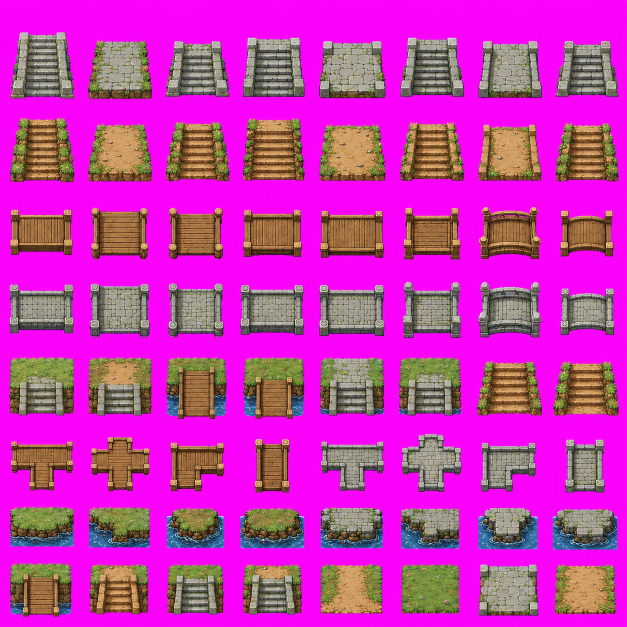
#> input picture tilesets/魔法の階段と橋のピクセルタイル.png, 1254 x 1254 px (shown at 1/2 size)
$ python make_icon.py
#> lines starting #> are read from the running program, lines starting #| are printed output that depends on the picture; after the words box and inside, x2 and y2 are one past the last pixel; in counts of white or black regions, pixels touching at a corner belong together
# -*- coding: utf-8 -*-
"""橋タイルからPWAアイコンを生成"""
import os
import numpy as np
from PIL import Image

HERE = os.path.dirname(__file__)
src = Image.open(os.path.join(HERE, "..", "tilesets", "魔法の階段と橋のピクセルタイル.png")).convert("RGB")
#> src is the input picture: PIL image 1254x1254 RGB; mean R, G, B 196, 53.5, 176.5
# 1段目左端の石階段タイルを切り出す(だいたいの位置から探索)
arr = np.array(src)
diff = arr.astype(np.int32) - np.array([255, 0, 255])
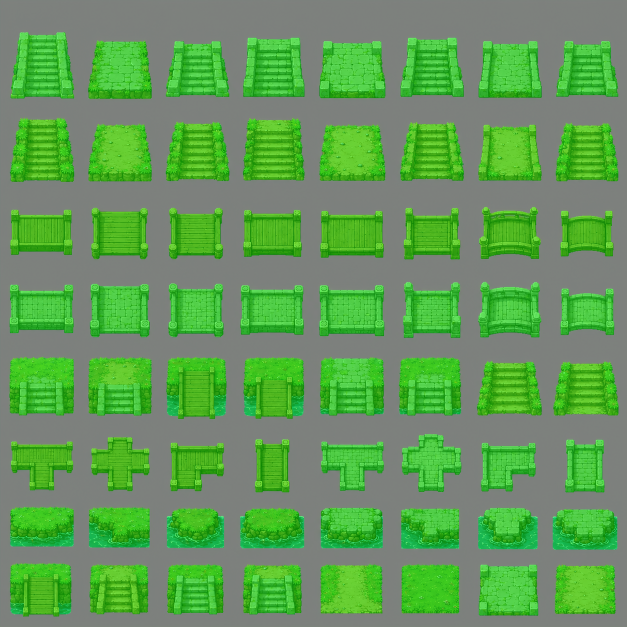
#> diff: shape (1254, 1254, 3) int64 (shown at 1/2 size); mean R, G, B -59, 53.5, -78.5; drawn with min black and max white
mag = np.sqrt((diff ** 2).sum(axis=2)) < 90
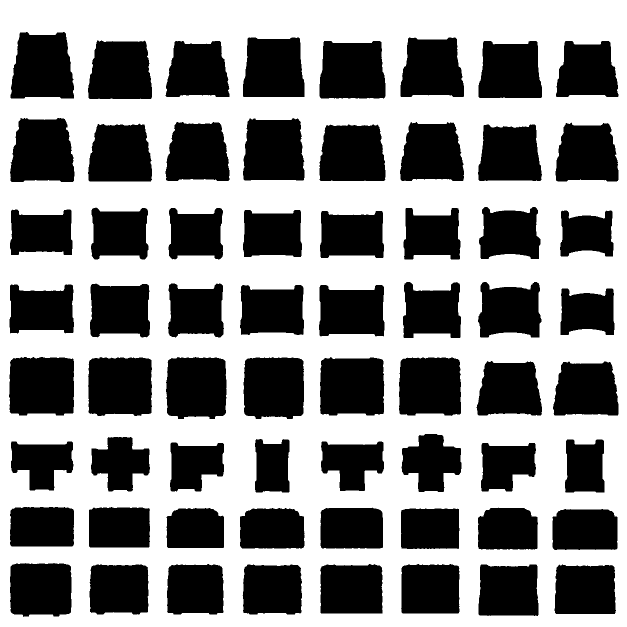
#> mag: shape (1254, 1254) bool (shown at 1/2 size); 54.9% white; 64 black regions, largest, box (x1, y1, x2, y2) and area: (18, 714, 148, 831) 14370, (21, 64, 148, 197) 14183, (176, 714, 304, 832) 14143
content = ~mag
ys = np.nonzero(content.sum(axis=1) > 8)[0]
#> ys = 911 values from 65 to 1232
xs = np.nonzero(content[ys[0]:ys[0] + 150].sum(axis=0) > 8)[0]
#> xs = 1012 values from 22 to 1235
tile = src.crop((xs[0], ys[0], xs[0] + 150, ys[0] + 150))
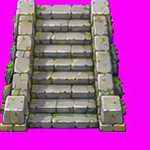
#> tile: PIL image 150x150 RGB; mean R, G, B 172.5, 79.1, 163.3
tile_arr = np.array(tile.convert("RGBA"))
d2 = tile_arr[:, :, :3].astype(np.int32) - np.array([255, 0, 255])
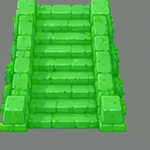
#> d2: shape (150, 150, 3) int64; mean R, G, B -82.5, 79.1, -91.7; drawn with min black and max white
m2 = np.sqrt((d2 ** 2).sum(axis=2)) < 90
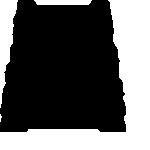
#> m2: shape (150, 150) bool; 37% white; 4 white regions (1 under 20 px), largest, box (x1, y1, x2, y2) and area: (0, 0, 150, 150) 7042, (0, 0, 18, 108) 1003, (34, 0, 92, 5) 275
tile_arr[:, :, 3] = np.where(m2, 0, 255)
tile = Image.fromarray(tile_arr)

for size in (192, 512):
    icon = Image.new("RGBA", (size, size), (26, 28, 44, 255))
    t = tile.resize((int(size * 0.82), int(size * 0.82)), Image.LANCZOS)
    icon.paste(t, ((size - t.width) // 2, (size - t.height) // 2), t)
    icon.convert("RGB").save(os.path.join(HERE, "..", "assets", f"icon_{size}.png"), optimize=True)
    print("icon", size)
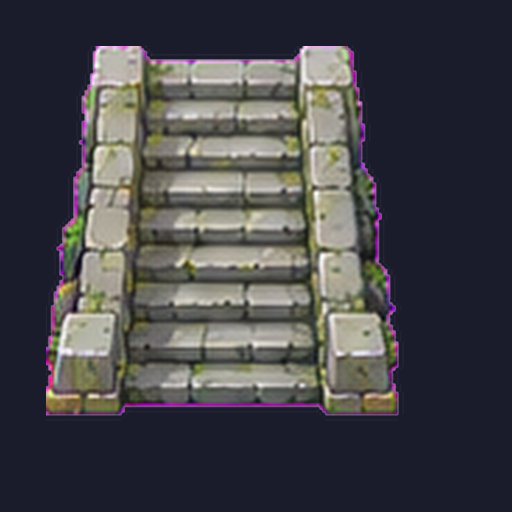
#> icon: PIL image 512x512 RGBA; mean R, G, B, A 69.2, 68.3, 73.4, 254.3; transparent parts drawn white
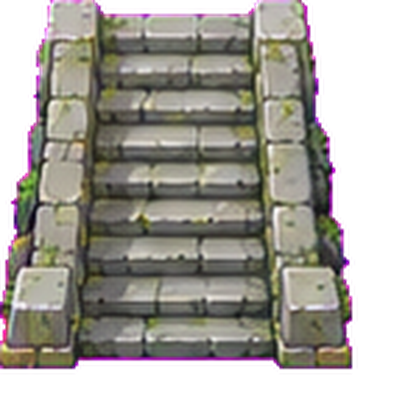
#> t: PIL image 419x419 RGBA; mean R, G, B, A 85.4, 79.2, 76.1, 160.6; transparent parts drawn white

$ run again, with tilesets/ドリームタワーの床タイルシート.png copied over tilesets/魔法の階段と橋のピクセルタイル.png
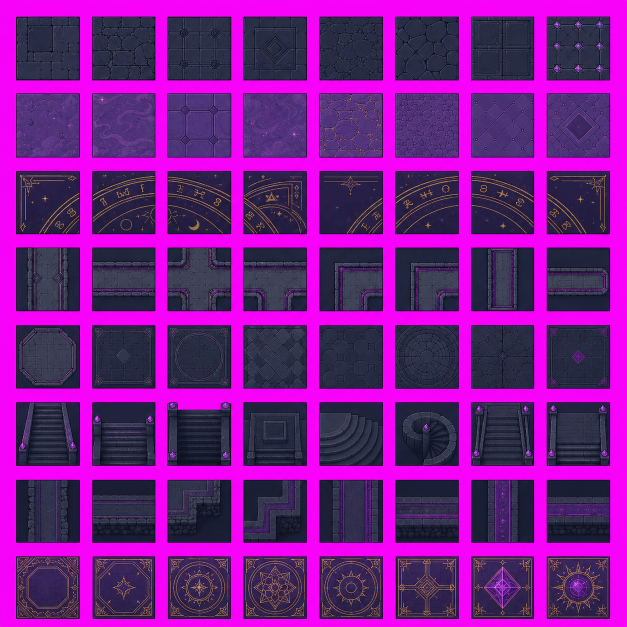
#> input picture tilesets/ドリームタワーの床タイルシート.png, 1254 x 1254 px (shown at 1/2 size)
#> src is the input picture: PIL image 1254x1254 RGB; mean R, G, B 118.2, 28.5, 135.2
#> `mag = np.sqrt((diff ** 2).sum(axis=2)) < 90`:
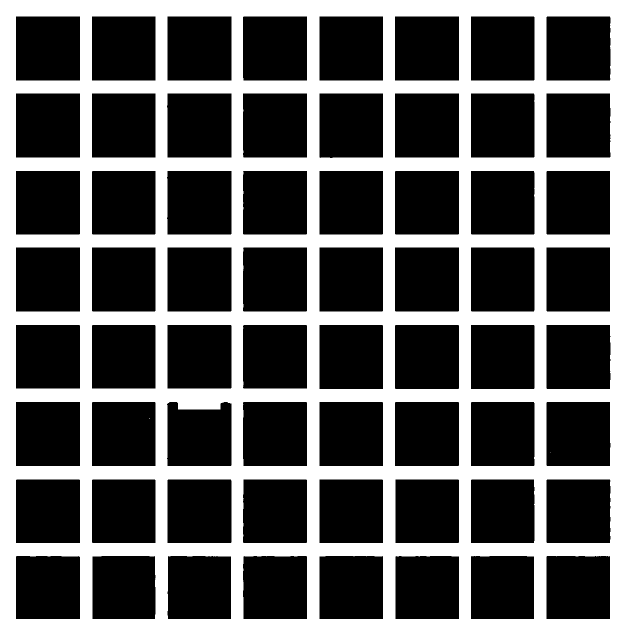
#> mag: shape (1254, 1254) bool (shown at 1/2 size); 34% white; 3 white regions (2 under 20 px), largest, box (x1, y1, x2, y2) and area: (0, 0, 1254, 1254) 535238
#> ys = 1020 values from 33 to 1237
#> xs = 1021 values from 32 to 1220
#> m2: shape (150, 150) bool; 27.2% white; 1 white region, box (x1, y1, x2, y2) and area: (0, 0, 150, 150) 6116
#> after the loop `for size in (192, 512):`:
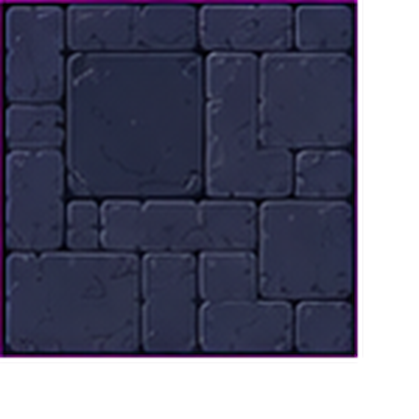
#> t: PIL image 419x419 RGBA; mean R, G, B, A 33.1, 32.9, 53, 185.7; transparent parts drawn white

$ run again, with tilesets/ファンタジーフォレストと洞窟の地面.png copied over tilesets/魔法の階段と橋のピクセルタイル.png
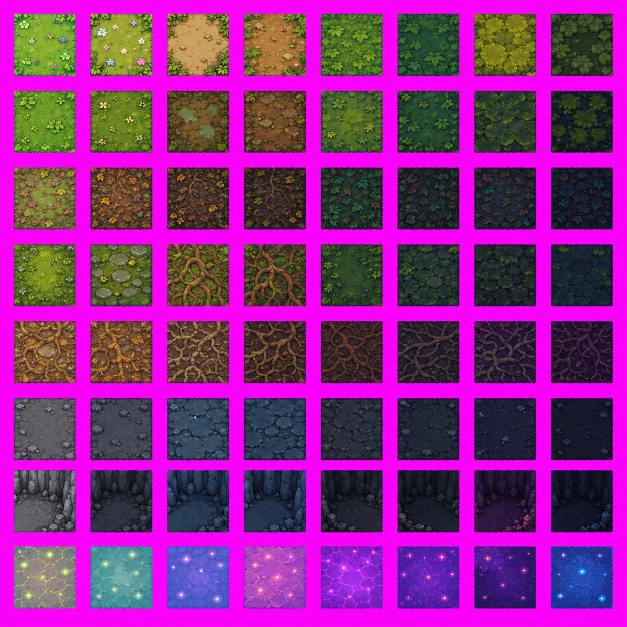
#> input picture tilesets/ファンタジーフォレストと洞窟の地面.png, 1254 x 1254 px (shown at 1/2 size)
#> src is the input picture: PIL image 1254x1254 RGB; mean R, G, B 137, 42.2, 133.6
#> mag: shape (1254, 1254) bool; 37.4% white; 83 white regions (65 under 20 px), largest, box (x1, y1, x2, y2) and area: (0, 0, 1254, 1254) 586011, (677, 1124, 716, 1182) 469, (715, 1123, 738, 1181) 192
#> ys = 1002 values from 27 to 1217
#> xs = 995 values from 28 to 1225
#> m2: shape (150, 150) bool; 31.4% white; 3 white regions (2 under 20 px), largest, box (x1, y1, x2, y2) and area: (0, 0, 150, 150) 7051
#> after the loop `for size in (192, 512):`:
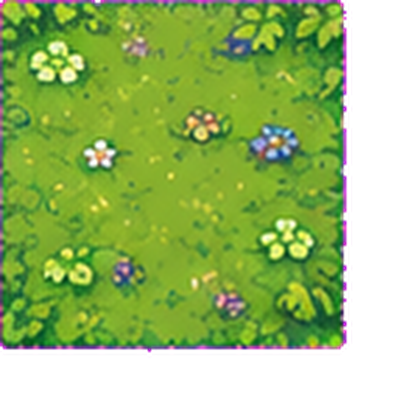
#> t: PIL image 419x419 RGBA; mean R, G, B, A 83.4, 111.3, 41.6, 175; transparent parts drawn white
